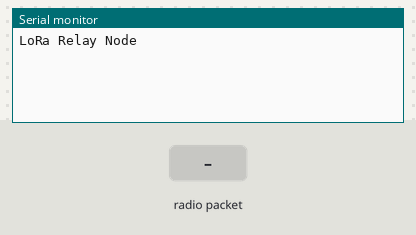
Simulated run of this sketch. Board: Arduino Uno, built with avr-gcc and run on an emulated ATmega328P. Parts: the last lines printed to the serial monitor. The test bench sets the inputs (shaded band). No radio packets arrive unless stated.

Above: at 2.2 s.
2.3 s: radio packet "0" arrives
At 5.26 s:
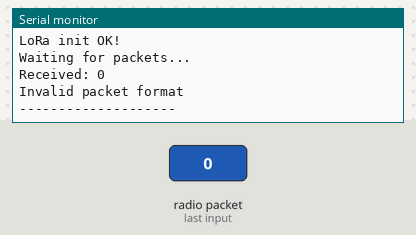
5.3 s: radio packet "1" arrives
At 5.7 s:
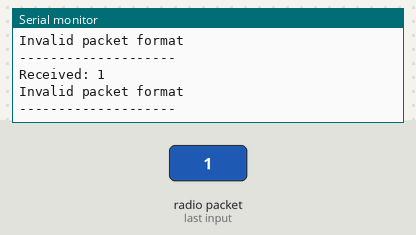

The sketch:

RELAY.ino
```cpp
#include <SPI.h>
#include <LoRa.h>

// -------------------- LoRa --------------------
const int loraCsPin = 10;
const int loraResetPin = 9;
const int loraIrqPin = 2;

const long loraFrequency = 433E6;

// -------------------- Повторная инициализация LoRa --------------------
const unsigned long retryInterval = 5000;
unsigned long lastTryMillis = 0;
bool loraInitialized = false;

// Защита от повторной пересылки одного и того же пакета
String lastPacketKey = "";

void setup() {
  Serial.begin(9600);
  delay(1000);

  Serial.println("LoRa Relay Node");

  LoRa.setPins(loraCsPin, loraResetPin, loraIrqPin);
}

void loop() {
  unsigned long currentMillis = millis();

  if (!loraInitialized && currentMillis - lastTryMillis >= retryInterval) {
    lastTryMillis = currentMillis;

    Serial.println("Trying to initialize LoRa...");

    if (LoRa.begin(loraFrequency)) {
      configureLoRa();
      loraInitialized = true;

      Serial.println("LoRa init OK!");
      Serial.println("Waiting for packets...");
    } else {
      Serial.println("LoRa init failed. Will retry in 5 seconds...");
    }
  }

  if (!loraInitialized) {
    return;
  }

  int packetSize = LoRa.parsePacket();

  if (packetSize == 0) {
    return;
  }

  String message = "";

  while (LoRa.available()) {
    message += (char)LoRa.read();
  }

  Serial.print("Received: ");
  Serial.println(message);

  String sensorId;
  String packetId;
  String distanceText;
  String hopText;

  if (!parsePacket(message, sensorId, packetId, distanceText, hopText)) {
    Serial.println("Invalid packet format");
    Serial.println("--------------------");
    return;
  }

  String packetKey = sensorId + ";" + packetId;

  if (packetKey == lastPacketKey) {
    Serial.println("Duplicate packet skipped");
    Serial.println("--------------------");
    return;
  }

  lastPacketKey = packetKey;

  int hop = hopText.toInt();

  if (hop >= 3) {
    Serial.println("Max hop reached. Packet not forwarded.");
    Serial.println("--------------------");
    return;
  }

  hop++;

  String forwardedMessage = sensorId + ";" + packetId + ";" + distanceText + ";" + String(hop);

  Serial.print("Forwarding: ");
  Serial.println(forwardedMessage);

  delay(300);

  LoRa.beginPacket();
  LoRa.print(forwardedMessage);
  int sendResult = LoRa.endPacket();

  if (sendResult == 1) {
    Serial.println("Forward OK");
  } else {
    Serial.println("Forward failed");
  }

  Serial.println("--------------------");
}

void configureLoRa() {
  LoRa.setSpreadingFactor(7);
  LoRa.setSignalBandwidth(125E3);
  LoRa.setCodingRate4(5);
  LoRa.setSyncWord(0x12);
  LoRa.enableCrc();
  LoRa.setTxPower(10);
}

bool parsePacket(String message, String &sensorId, String &packetId, String &distanceText, String &hopText) {
  int p1 = message.indexOf(';');
  int p2 = message.indexOf(';', p1 + 1);
  int p3 = message.indexOf(';', p2 + 1);

  if (p1 == -1 || p2 == -1 || p3 == -1) {
    return false;
  }

  sensorId = message.substring(0, p1);
  packetId = message.substring(p1 + 1, p2);
  distanceText = message.substring(p2 + 1, p3);
  hopText = message.substring(p3 + 1);

  return true;
}
```

Measured:
- after the input at 2.3 s, the serial monitor: prints a new line after 2.8 s (image 1)
- after the input at 5.3 s, the serial monitor: prints a new line at once (image 2)
